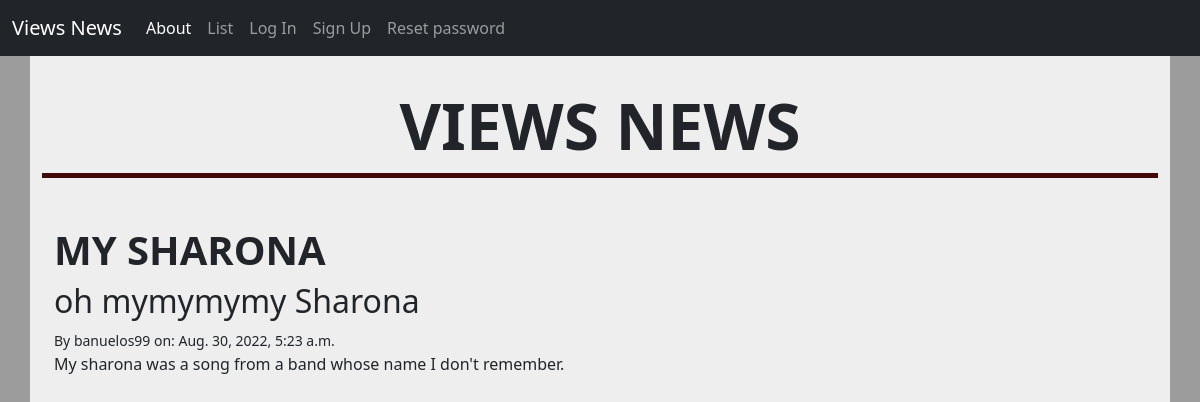
The app's page /articles/1/, older data.
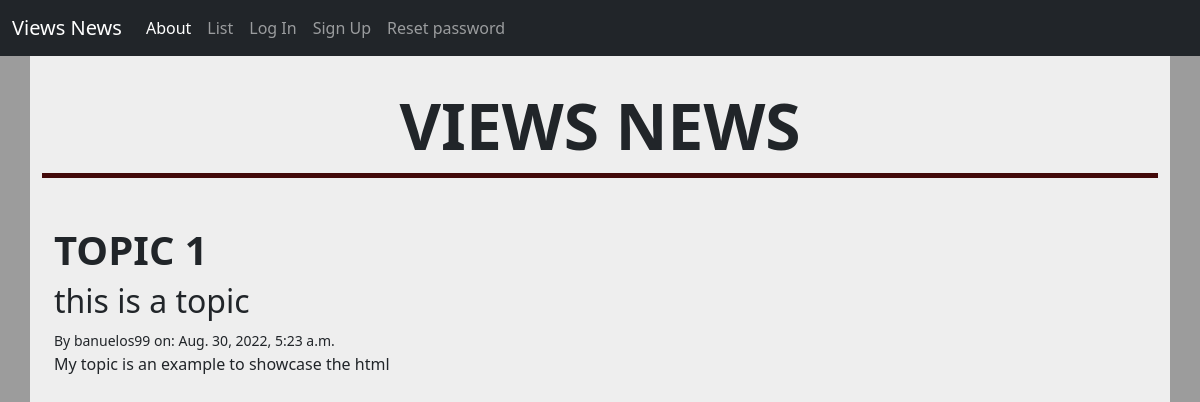
The same page, newer data.
### articles/models.py (models this page shows, shortened)
class Article(models.Model):
    title = models.CharField(max_length=256)
    subtitle = models.CharField(max_length=256)
    author = models.ForeignKey(
        get_user_model(),
        on_delete=models.CASCADE
    )
    _type=models.ForeignKey(
        ArticleType,
        on_delete=models.CASCADE,
        blank=True,
        null=True
    )
    status=models.ForeignKey(
        Status,
        on_delete=models.CASCADE,
        blank=True,
        null=True
    )
    body = models.TextField()
    created_on = models.DateTimeField(auto_now_add=True)

### accounts/models.py (models this page shows)
class CustomUser(AbstractUser):
    role = models.ForeignKey(Role, on_delete=models.CASCADE, blank=True, null=True)
    department = models.ForeignKey(Department, on_delete=models.CASCADE, blank=True, null=True)
    from django.contrib.auth.models import User

### articles/views.py (the view)
# urls.py: path("<int:pk>/", views.ArticleDetailView.as_view(), name="article_detail"),
class ArticleDetailView(DetailView):
	template_name = "articles/detail.html"
	model = Article

### templates/articles/detail.html (shortened to what this page needs)
{% extends 'base.html' %}
{% block content %}
<div class="container" style="background-color: rgb(238, 238, 238); height: 100vh">
    <div style="padding-top: 2rem; margin-bottom: 3rem" class="text-center">
        <h1 style="font-size: 4rem; font-weight: bold">VIEWS NEWS</h1>
        <div style="height: 0.3rem; background-color: rgb(66, 9, 9)"></div>
    </div>
    <div class="container">
        <h1 style="font-weight: bold; text-transform: uppercase;">{{ article.title }}</h1>
        <h2>{{ article.subtitle }}</h2>
        <small> By {{ article.author }} on: {{ article.created_on }}</small>
        <p>{{ article.body }}</p>
    </div>
</div>
{% endblock content %}

Row changes from the older to the newer data that the page shows:
changed Article "banuelos99": title "MY SHARONA" → "TOPIC 1"; subtitle "oh mymymymy Sharona" → "this is a topic"; body "My sharona was a song from a band whose name I don't remember." → "My topic is an example to showcase the html"
